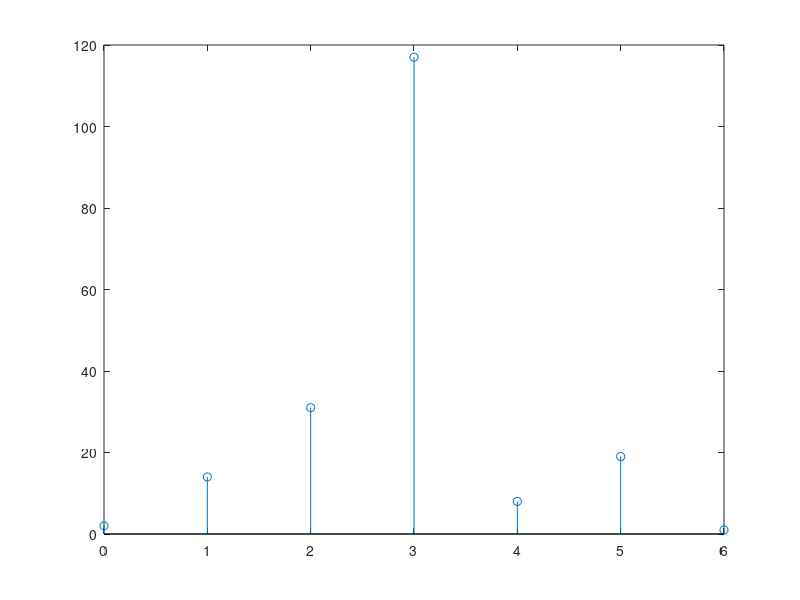

Reproduce this figure in MATLAB.
a=[1 6 0 1]
b=[2 2 19 1]
alen=length(a)
blen=length(b)
c=fft(a,alen+blen-1)
d=fft(b,alen+blen-1)
e=c.*d
f=ifft(e)
x=0:length(f)-1
stem(x,f)
